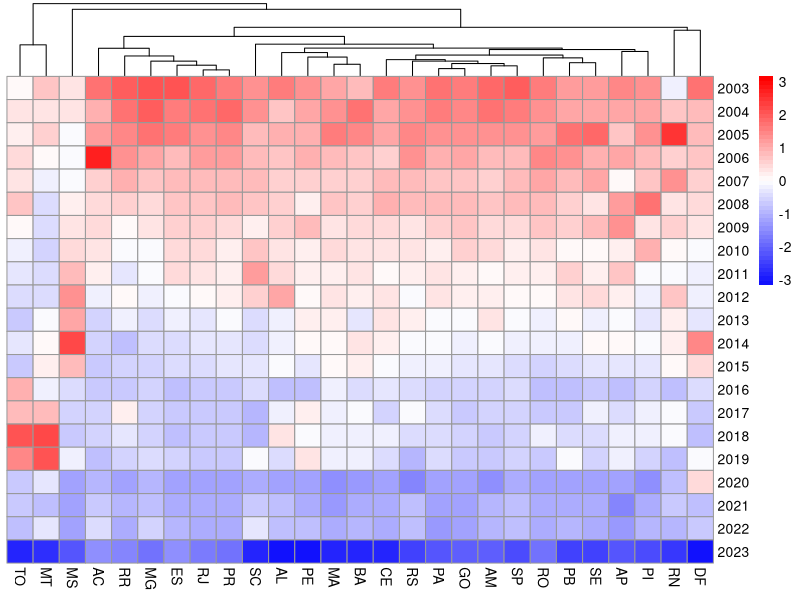
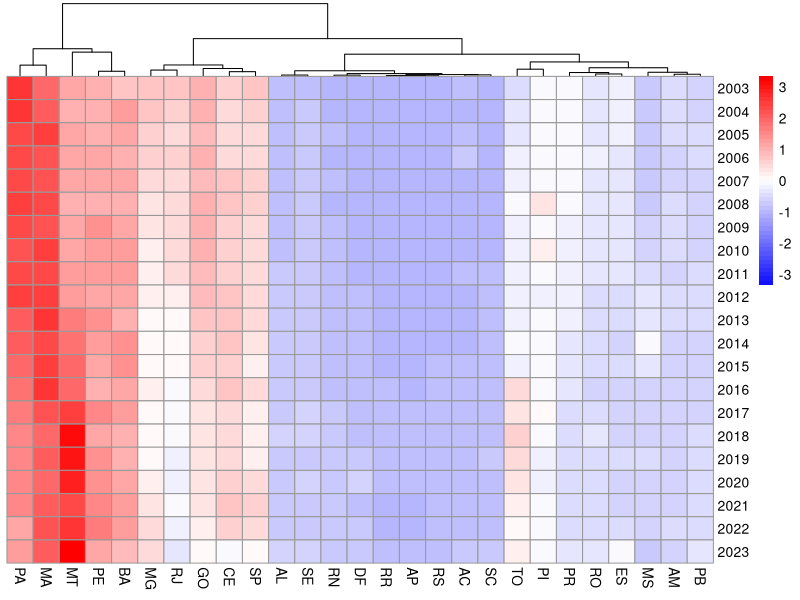

Write the R code that produced these figures, in order.
# Script para visualização de dados - 30 dias e 30 gráficos
# Prof. Giuseppe Leite
# email: ggfleite@gmail.com

# Carregar pacotes necessários
library(pheatmap)

# Carregar os dados
dados <- read.delim("dados.txt", row.names = 1)

# Verificar a estrutura dos dados
str(dados)

# Criar o primeiro heatmap com normalização por coluna
pheatmap(
  dados,
  color = colorRampPalette(c("#1111fd", "white", "red"))(50),
  cluster_rows = FALSE,   # Desabilitar o clustering das linhas
  cluster_cols = TRUE,    # Habilitar o clustering das colunas
  scale = "column",       # Normalizar os dados por coluna
  show_rownames = TRUE,   # Mostrar os nomes das linhas (genes)
  show_colnames = TRUE    # Mostrar os nomes das colunas (amostras)
)

# Salvar o primeiro heatmap em PDF
dev.copy2pdf(file = "heatmap_alive_HVs.pdf", width = 6, height = 6)

# Criar o segundo heatmap com normalização por linha
pheatmap(
  dados,
  color = colorRampPalette(c("#1111fd", "white", "red"))(50),
  cluster_rows = FALSE,   # Desabilitar o clustering das linhas
  cluster_cols = TRUE,    # Habilitar o clustering das colunas
  scale = "row",          # Normalizar os dados por linha
  show_rownames = TRUE,   # Mostrar os nomes das linhas (genes)
  show_colnames = TRUE    # Mostrar os nomes das colunas (amostras)
)

# Salvar o segundo heatmap em PDF
dev.copy2pdf(file = "heatmap_alive2_HVs.pdf", width = 6, height = 6)
